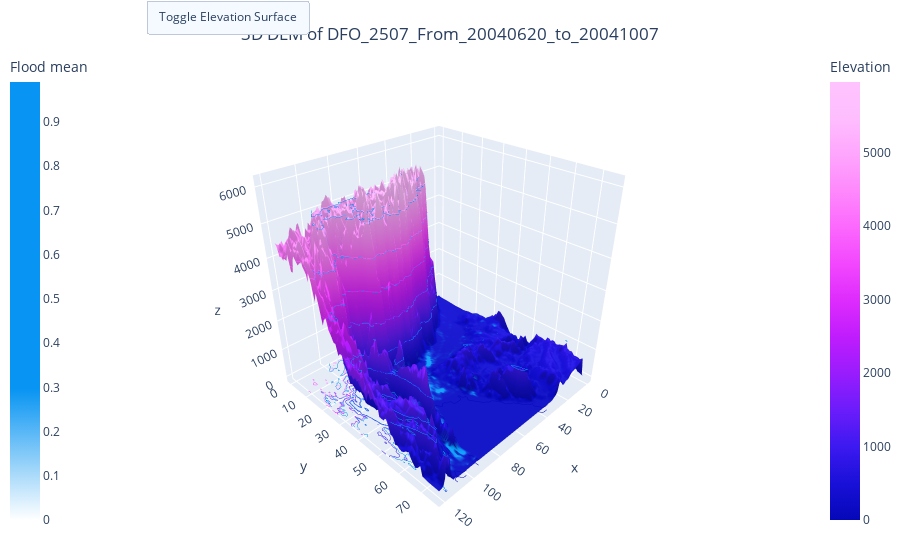

The notebook cell saved with this chart:
### Markdown cell above
Plot 3D DEM of target image with flood area colored

### Code cell
selected_image_data = pd.read_csv(f"data/asg3/{target_flood}_data.csv").to_numpy()

flooded = selected_image_data[:, 0]
x = selected_image_data[:, 1]
y = selected_image_data[:, 2]
z = selected_image_data[:, -1]

xmin, xmax = np.min(x), np.max(x)
ymin, ymax = np.min(y), np.max(y)
xstep, ystep = (
    np.round((xmax - xmin) / np.unique(x).shape).item(),
    np.round((ymax - ymin) / np.unique(y).shape).item(),
)
u = np.arange(start=xmin, stop=xmax, step=xstep)
v = np.arange(start=ymin, stop=ymax, step=ystep)

X, Y = np.meshgrid(u, v)
Z = scipy.interpolate.griddata(
    (x, y), z, (X, Y), method="nearest", fill_value=0, rescale=True
)
F = scipy.interpolate.griddata(
    (x, y), flooded, (X, Y), method="nearest", fill_value=0, rescale=True
)
Fmin, Fmax = np.min(F), np.max(F)
fig = go.Figure(
    data=[
        go.Surface(
            z=Z, colorscale="Plotly3", showscale=True, colorbar_title="Elevation"
        ),
        go.Surface(
            z=Z + 150,
            surfacecolor=F,
            cmin=Fmin,
            cmax=Fmax,
            colorscale=[
                [0, "rgba(7, 148, 242, 0.0)"],
                [0.3, "rgba(7, 148, 242, 1.0)"],
                [1, "rgba(7, 148, 242, 1.0)"],
            ],
            colorbar=dict(title="Flood mean", x=-0.1),
        ),
    ]
)
fig.update_traces(
    contours_z=dict(
        show=True,
        usecolormap=True,
        project_z=True,
        color="rgba(255, 0, 0, 0.5)",
    )
)
fig.update_layout(
    scene_camera_eye=dict(x=1.5, y=1.5, z=1.25),
    margin=dict(l=0, r=0, t=0, b=30),
    title=dict(text=f"3D DEM of {target_flood}", x=0.5, y=0.95),
    updatemenus=[
        dict(
            type="buttons",
            buttons=[
                dict(
                    label="Toggle Elevation Surface",
                    method="update",
                    args=[
                        {
                            "visible": [True, True],
                            "contours.z.usecolormap": [True, True],
                        },
                    ],
                    args2=[
                        {
                            "visible": [False, True],
                            "contours.z.usecolormap": [False, False],
                        },
                    ],
                ),
            ],
            direction="left",
            # pad={"r": 0, "t": 10},
            showactive=True,
            x=0.1,
            xanchor="left",
            y=1.1,
            yanchor="top",
        )
    ],
)
fig.show()

### Figure 1 — Plotly figure (JSON) as saved in the notebook; plotly's stock layout.template omitted (floating-point values rounded to 4 significant figures; data arrays with more than 128 entries replaced by an {"elided": "..."} marker saying what was removed)
{"data": [{"colorbar": {"title": {"text": "Elevation"}}, "colorscale": [[0, "#0508b8"], [0.08333, "#1910d8"], [0.1667, "#3c19f0"], [0.25, "#6b1cfb"], [0.3333, "#981cfd"], [0.4167, "#bf1cfd"], [0.5, "#dd2bfd"], [0.5833, "#f246fe"], [0.6667, "#fc67fd"], [0.75, "#fe88fc"], [0.8333, "#fea5fd"], [0.9167, "#febefe"], [1, "#fec3fe"]], "contours": {"z": {"color": "rgba(255, 0, 0, 0.5)", "project": {"z": true}, "show": true, "usecolormap": true}}, "showscale": true, "type": "surface", "z": {"elided": "76x121 float values"}}, {"cmax": 0.9902, "cmin": 0, "colorbar": {"title": {"text": "Flood mean"}, "x": -0.1}, "colorscale": [[0, "rgba(7, 148, 242, 0.0)"], [0.3, "rgba(7, 148, 242, 1.0)"], [1, "rgba(7, 148, 242, 1.0)"]], "contours": {"z": {"color": "rgba(255, 0, 0, 0.5)", "project": {"z": true}, "show": true, "usecolormap": true}}, "surfacecolor": {"elided": "76x121 float values"}, "type": "surface", "z": {"elided": "76x121 float values"}}], "layout": {"margin": {"b": 30, "l": 0, "r": 0, "t": 0}, "scene": {"camera": {"eye": {"x": 1.5, "y": 1.5, "z": 1.25}}}, "title": {"text": "3D DEM of DFO_2507_From_20040620_to_20041007", "x": 0.5, "y": 0.95}, "updatemenus": [{"buttons": [{"args": [{"contours.z.usecolormap": [true, true], "visible": [true, true]}], "args2": [{"contours.z.usecolormap": [false, false], "visible": [false, true]}], "label": "Toggle Elevation Surface", "method": "update"}], "direction": "left", "showactive": true, "type": "buttons", "x": 0.1, "xanchor": "left", "y": 1.1, "yanchor": "top"}]}}
